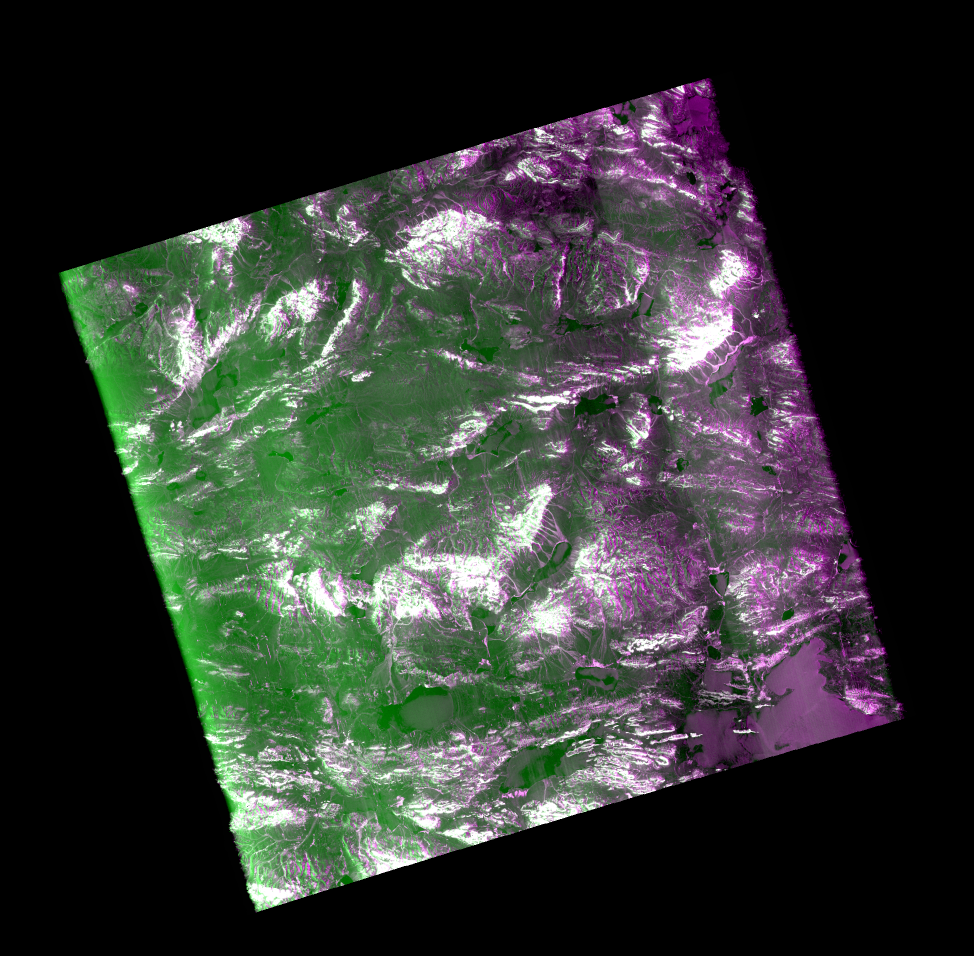
#> input picture data/nisar/browse/NISAR_L2_PR_GCOV_034_069_A_018_2005_DHDH_M_20261028T232346_20261028T232421_P05036_N_F_J_001_LATLON.png, 1948 x 1911 px (shown at 1/2 size); its folder holds 2 pictures in this run
$ python build_nisar_layers.py
#> lines starting #> are read from the running program, lines starting #| are printed output that depends on the picture
"""Cuts the NISAR layers the app shows out of NASA's browse images.

The two pictures in data/nisar/browse/ are the browse images NASA/JPL
publishes with each NISAR L-band GCOV product (false colour from the HH and
HV channels, geographic grid). They are the two passes of track 69, frame 18,
one of the places the team's NISAR pipeline processed
(github.com/Maha123b/nisar-analysis). Both sit on the same grid, corner for
corner (see the .kml beside them), so one window cut from each lines up
pixel for pixel.

Missing pictures are fetched from the ASF archive; browse images need no
login. Outputs go to public/assets/analysis/. Needs pillow and numpy.

    python scripts/build_nisar_layers.py
"""
from pathlib import Path
from urllib.request import urlretrieve

import numpy as np
from PIL import Image

ROOT = Path(__file__).resolve().parent.parent
BROWSE = ROOT / "data/nisar/browse"
OUT = ROOT / "public/assets/analysis"
ARCHIVE = "https://nisar.asf.earthdatacloud.nasa.gov/BROWSE/NISAR_L2_GCOV_V1"

GRANULES = {
    "before": "NISAR_L2_PR_GCOV_034_069_A_018_2005_DHDH_M_20261028T232346_20261028T232421_P05036_N_F_J_001",
    "after": "NISAR_L2_PR_GCOV_035_069_A_018_2005_DHDH_M_20261109T232347_20261109T232422_P05036_N_F_J_001",
}

# The browse grid, from the LatLonQuad in the .kml: west, east, south, north.
QUAD = (85.87865142540437, 89.68515340500483, 31.089015613066092, 34.23235774288091)
BROWSE_SIZE = (1948, 1911)
# The window kept, in browse pixels (left, top, right, bottom): the lakes
# north-west of Siling Co, and the lake's own north shore.
WINDOW = (940, 1000, 1700, 1500)
# Written at twice the browse size, so the divider has something to show.
SIZE = (1520, 1000)

# The lakes the visitor is asked about, in browse pixels (x, y, radius).
LAKES = {"1": (1113, 1124, 18), "2": (1439, 1164, 14), "3": (1600, 1400, 30)}


def lon_lat(x: float, y: float) -> tuple[float, float]:
    west, east, south, north = QUAD
    return west + x / BROWSE_SIZE[0] * (east - west), north - y / BROWSE_SIZE[1] * (north - south)


def main() -> None:
    BROWSE.mkdir(parents=True, exist_ok=True)
    OUT.mkdir(parents=True, exist_ok=True)
    grey = {}
    for name, granule in GRANULES.items():
        path = BROWSE / f"{granule}_LATLON.png"
        if not path.exists():
            print("fetching", path.name)
            urlretrieve(f"{ARCHIVE}/{granule}/{path.name}", path)
        image = Image.open(path).convert("RGB")
#> image is the input picture: PIL image 1948x1911 RGB; mean R, G, B 50, 54.5, 50
        assert image.size == BROWSE_SIZE, image.size
        image.crop(WINDOW).resize(SIZE, Image.LANCZOS).save(OUT / f"nisar-{name}.webp", quality=86, method=6)
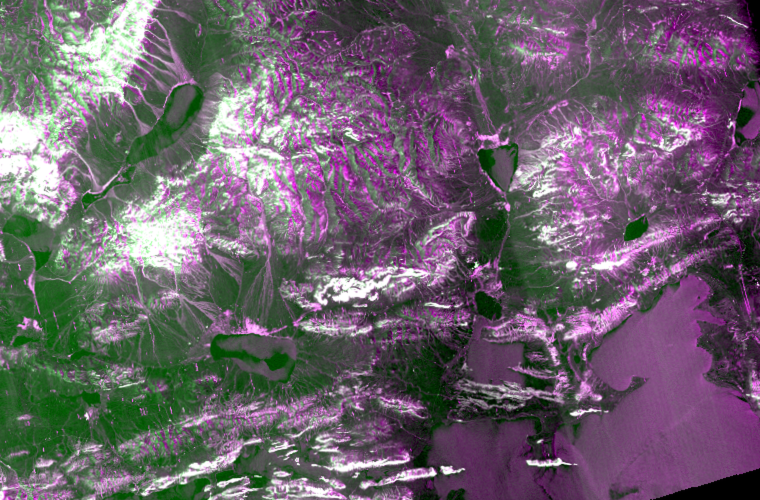
#> saved as nisar-before.webp: PIL image 1520x1000 RGB (shown at 1/2 size); mean R, G, B 107.5, 96.4, 107.5
        grey[name] = np.asarray(image.convert("L"), dtype=float)
#> pass 2 of the loop in main, `for name, granule in GRANULES.items():`:
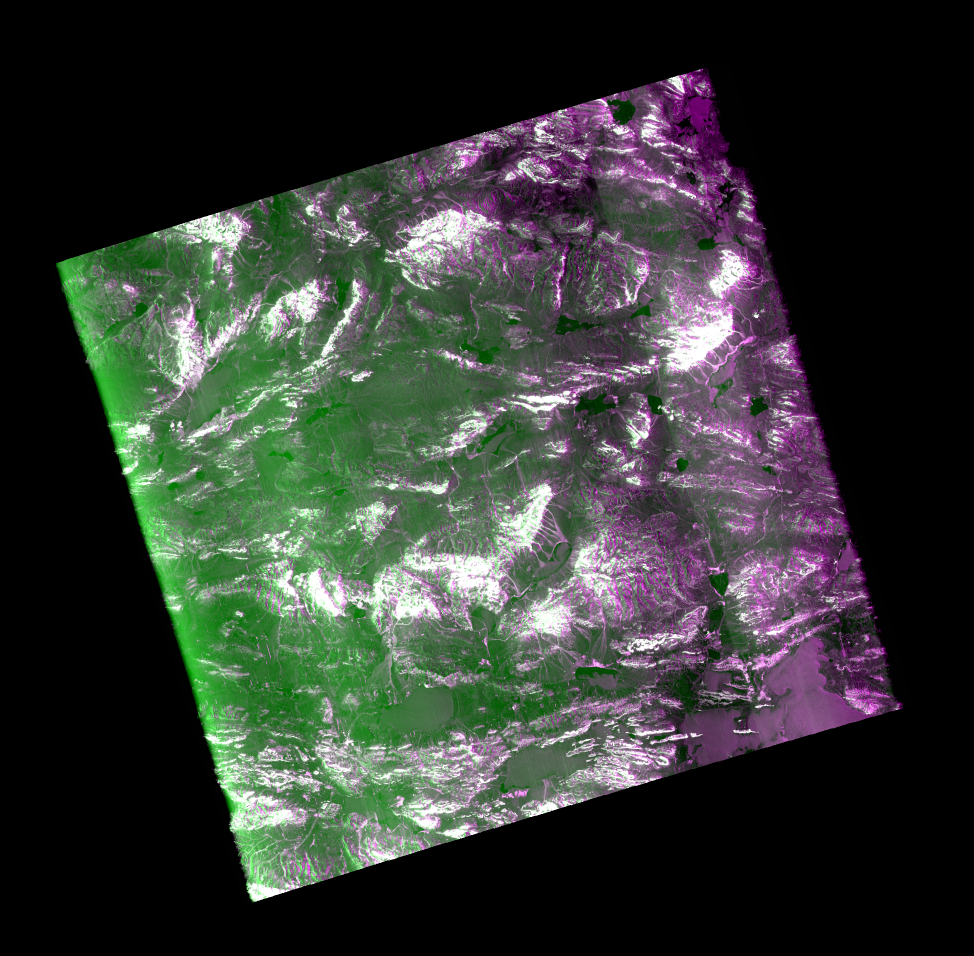
#> input picture data/nisar/browse/NISAR_L2_PR_GCOV_035_069_A_018_2005_DHDH_M_20261109T232347_20261109T232422_P05036_N_F_J_001_LATLON.png, 1948 x 1911 px (shown at 1/2 size)
#> in main, image is the input picture: PIL image 1948x1911 RGB; mean R, G, B 50.6, 55.6, 50.6
#> in main, `image.crop(WINDOW).resize(SIZE, Image.LANCZOS).save(OUT / f"nisar-{nam..`:
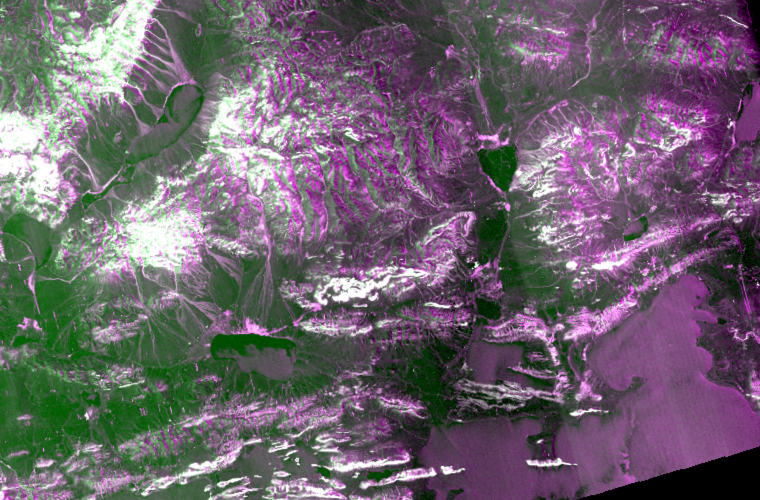
#> saved as nisar-after.webp: PIL image 1520x1000 RGB (shown at 1/2 size); mean R, G, B 108.8, 98.6, 108.8

    left, top, right, bottom = WINDOW
    (w, s), (e, n) = lon_lat(left, bottom), lon_lat(right, top)
    mid = (s + n) / 2
    print(f"window: {w:.3f}-{e:.3f} E, {s:.3f}-{n:.3f} N")
    print(f"about {(e - w) * 111.32 * np.cos(np.radians(mid)):.0f} km wide, {(n - s) * 110.9:.0f} km tall")

    yy, xx = np.mgrid[0 : BROWSE_SIZE[1], 0 : BROWSE_SIZE[0]]
    for key, (x, y, r) in LAKES.items():
        inside = (xx - x) ** 2 + (yy - y) ** 2 <= r**2
        before, after = grey["before"][inside].mean(), grey["after"][inside].mean()
        lon, lat = lon_lat(x, y)
        u, v = (x - left) / (right - left), (y - top) / (bottom - top)
        print(
            f"lake {key}: x {u:.3f} y {v:.3f} r {r / (right - left):.3f} | {lat:.2f} N {lon:.2f} E | "
            f"browse brightness {before:.0f} -> {after:.0f} of 255"
        )
#> this loop made 3 passes
#> (before, after) on passes 1 to 3: (74.98, 87.86), (73.74, 42.88), (97.49, 98.14)
#| lake 1: x 0.228 y 0.248 r 0.024 | 32.38 N 88.05 E | browse brightness 75 -> 88 of 255
#| lake 2: x 0.657 y 0.328 r 0.018 | 32.32 N 88.69 E | browse brightness 74 -> 43 of 255
#| lake 3: x 0.868 y 0.800 r 0.039 | 31.93 N 89.01 E | browse brightness 97 -> 98 of 255


if __name__ == "__main__":
    main()
